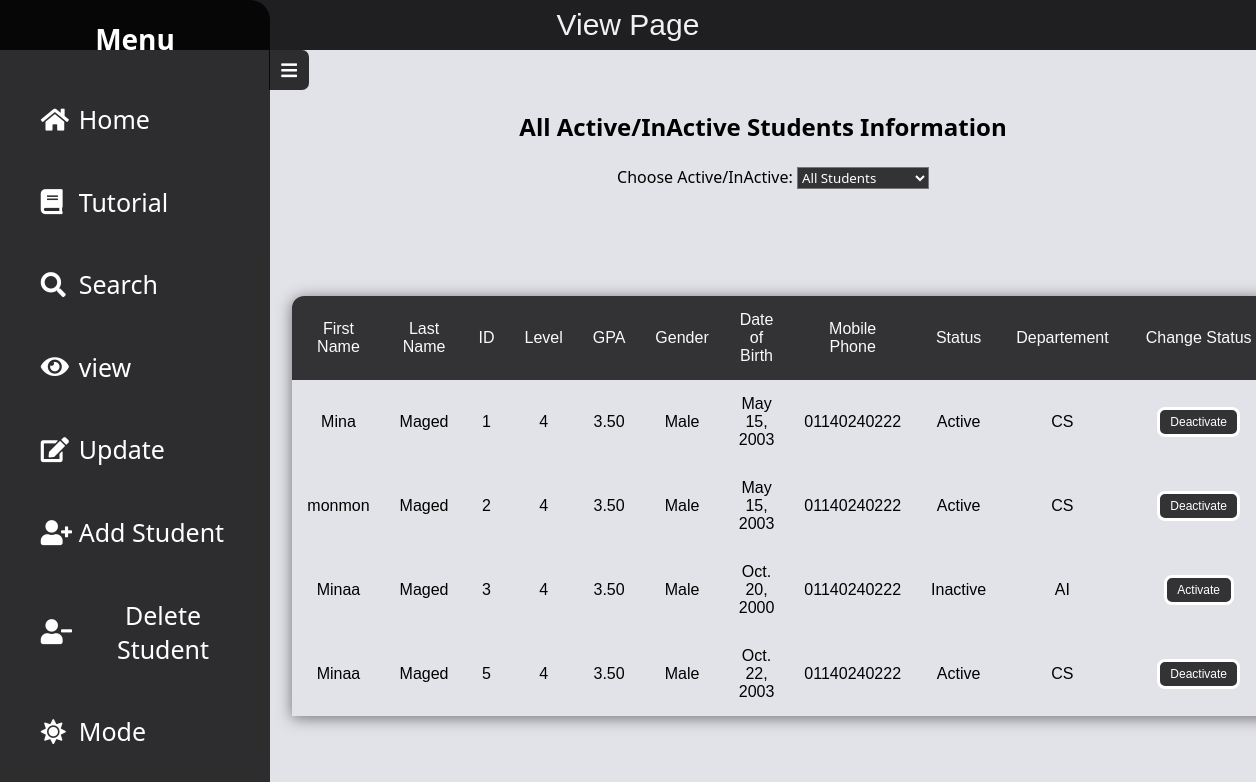
The app's page /students/view (signed in), older data.
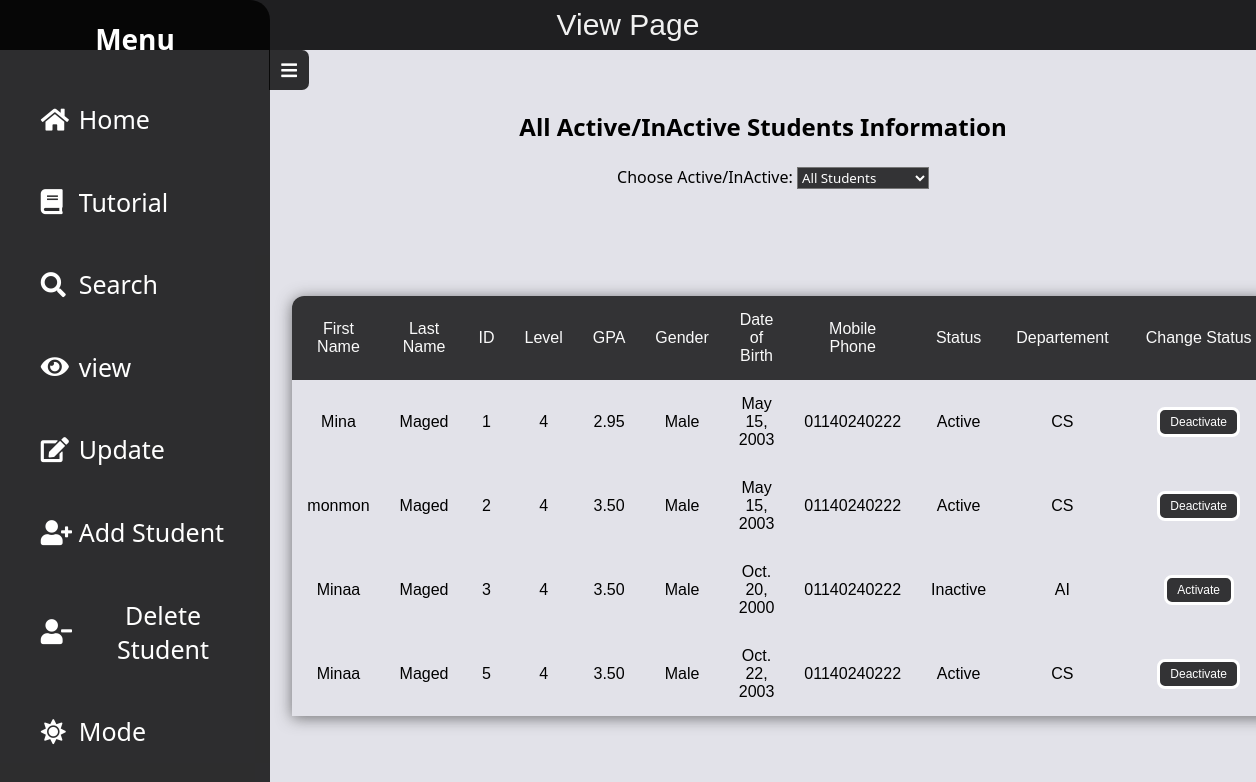
The same page, newer data.
### students/models.py (models this page shows)
class Student(models.Model):
    student_id = models.CharField(max_length=10, primary_key=True)
    first_name = models.CharField(max_length=50)
    last_name = models.CharField(max_length=50)
    phone_number = models.CharField(max_length=14)
    email =  models.EmailField(max_length=254)
    level = models.CharField(max_length=10, choices=LEVEL_CHOICES)
    department = models.CharField(max_length=10, choices=DEPARTMENT_CHOICES, null=True, blank=True)
    gpa = models.DecimalField(max_digits=3, decimal_places=2)
    date_of_birth = models.DateField()
    gender = models.CharField(max_length=10, choices=GENDER_CHOICES)
    status = models.CharField(max_length=10, choices=ACTIVE_CHOICES)

### authenticationapp/views.py (the view)
    def wrapper(request, *args, **kwargs):
        print(f"User authenticated: {request.user.is_authenticated}")
        if not request.user.is_authenticated:
            messages.warning(request, "You need to sign in first.")
            return redirect('user_login')  # Redirect to login page
        return view_func(request, *args, **kwargs)

### authenticationapp/views.py (called while the page is built)
def custom_login_required(view_func):
    def wrapper(request, *args, **kwargs):
        print(f"User authenticated: {request.user.is_authenticated}")
        if not request.user.is_authenticated:
            messages.warning(request, "You need to sign in first.")
            return redirect('user_login')  # Redirect to login page
        return view_func(request, *args, **kwargs)
    return wrapper

### students/views.py (called while the page is built)
@custom_login_required
def view(request):
    orderd_data = Student.objects.all().order_by('student_id').values()
    return render(request, 'students/view.html', {'students':orderd_data})

### templates/students/view.html (shortened to what this page needs)
{% extends 'headbase.html' %}
{% block extra_head %}
{% load static %}
  <link rel="stylesheet" href="{% static 'css/mainPageStyle.css' %} "/>
  <link rel="stylesheet" href="{% static 'css/ButtonStyle.css' %}">
  <link rel="stylesheet" href="{% static 'css/table.css' %}">
{% endblock extra_head %}
{% block content %}
        <div class="head">View Page</div>
        <div class="content">
            <h2>All Active/InActive Students Information</h2>
            <div class="smallTap">
                <form>
                    <label>Choose Active/InActive:</label>
                    <select id="selectStatue">
                        <option name="type" type="selectStatue" value="All Students">All Students</option>
                    </select>
                </form>
                <div class="smallTap">
                    <table>
                        <thead>
                            <th>First Name</th>
                            <th>Last Name</th>
                            <th>ID</th>
                            <th>Level</th>
                            <th>GPA</th>
                            <th>Gender</th>
                            <th>Date of Birth</th>
                            <th>Mobile Phone</th>
                            <th>Status</th>
                            <th>Departement</th>
                            <th>Change Status</th>
                        </thead>
                        <tbody id="TBody">
                            {% for student in students %}
                            <tr>
                                <td>{{student.first_name}}</td>
                                <td>{{student.last_name}}</td>
                                <td>{{student.student_id}}</td>
                                <td>{{student.level}}</td>
                                <td>{{student.gpa}}</td>
                                <td>{{student.gender}}</td>
                                <td>{{student.date_of_birth}}</td>
                                <td>{{student.phone_number}}</td>
                                <td>{{student.status}}</td>
                                <td>{{student.department}}</td>
                                <td>
                                        <button
                                            class="slBtn status"
                                            id="{{ student.student_id }}">
                                        </button>
                                </td>
                            </tr>
                            {% endfor %}
                        </tbody>
                    </table>
                </div>
        </div>
{% endblock content %}

Row changes from the older to the newer data that the page shows:
changed Student "Mina": gpa "3.50" → "2.95"
